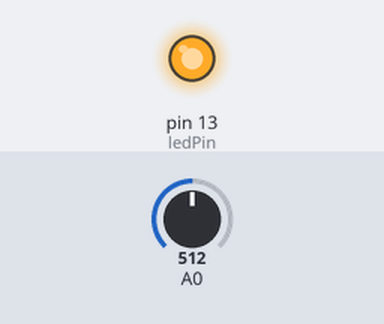
A sketch run on a simulated Arduino Uno, built with avr-gcc and run on an emulated ATmega328P. Shown: output pins drawn as LEDs (lit = HIGH). The inputs (shaded band) are chosen by the test bench; at power-on: A0 = 512. What the sketch prints to the serial monitor is not drawn.

Above: at 1.2 s.
1.3 s: A0 set to 7
2.8 s: A0 set to 4
At 3.8 s:
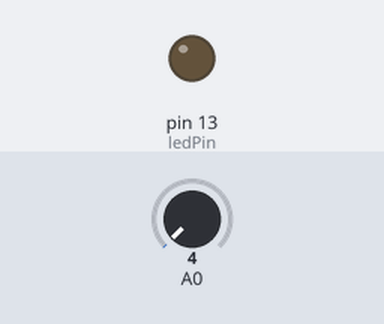
4.3 s: A0 set to 110
At 4.9 s:
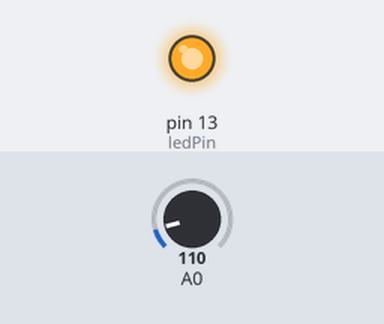
5.8 s: A0 set to 0
At 6.1 s:
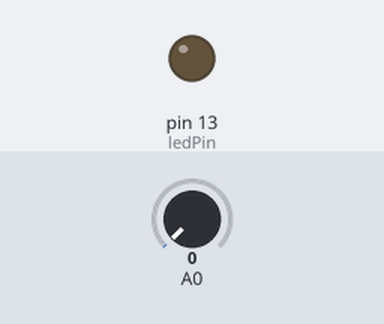
Timing chart, 0 to 8.3 s (numbered marks = the images above; inputs shaded):
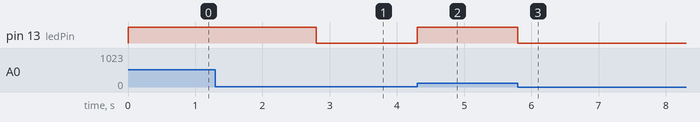

Measured:
- the behaviour switches between 6 and 5 on A0 (found by bisection; images 0 and 1)
- after the input at 1.3 s, every drawn part: stays the same
- after the input at 2.8 s, pin 13 (ledPin): HIGH → LOW at once
- after the input at 4.3 s, pin 13 (ledPin): LOW → HIGH at once
- after the input at 5.8 s, pin 13 (ledPin): HIGH → LOW at once

The sketch:

arduino_v0002.ino
```cpp
const int ledPin = 13;
int valCurrent = 0;
int valPast = 0;
int valToSend = 0;

int SENSOR_THRESHOLD = 5; // sensor over 5 units
int TIME_THRESHOLD = 100;  // send 10 times per second
int FAILSAFE_THRESHOLD = 100; // tap max 3 times per second, you are not superman

long timer = 0;
long timerFailSafe = 0;

boolean readData = true;

void setup() {
  // put your setup code here, to run once:
  Serial.begin(115200);

  pinMode(ledPin, OUTPUT);

  timer = millis();
}

void loop() {
  // put your main code here, to run repeatedly:
  if (readData)
    valCurrent = analogRead(A0);

  if (valCurrent < valPast) {
    valToSend = valPast;
    readData = false;
    timerFailSafe = millis();
  }

  if (valPast < SENSOR_THRESHOLD) {
    valToSend = 0;
  }

  if (millis() - timer > TIME_THRESHOLD) {
    Serial.println(valToSend);
    timer = millis();
  }

  if (millis() - timerFailSafe > FAILSAFE_THRESHOLD) {
    readData = true;
  }

  if (valCurrent > SENSOR_THRESHOLD) {
    digitalWrite(ledPin, HIGH);
  } else {
    digitalWrite(ledPin, LOW);
  }

  valPast = valCurrent;

}
```
